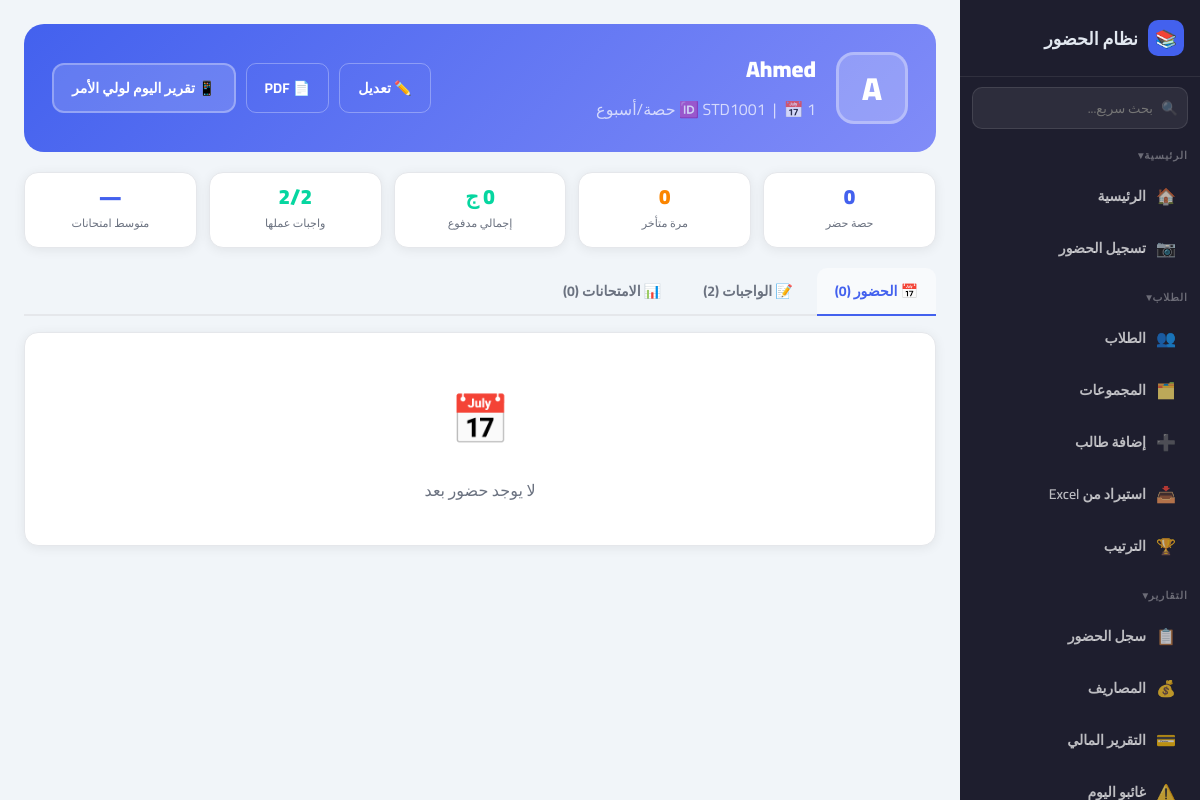
Page /student_history/STD1001 on the committed database.
### tables this page shows
CREATE TABLE students (
            id INTEGER PRIMARY KEY AUTOINCREMENT,
            name TEXT NOT NULL,
            parent_whatsapp TEXT,
            student_id TEXT NOT NULL UNIQUE
        , session_fee REAL DEFAULT 85, group_id INTEGER, notes TEXT DEFAULT "", sessions_per_week INTEGER DEFAULT 1);

### app.py (the view)
@app.route('/student_history/<student_id>')
def student_history(student_id):
    conn = sqlite3.connect('attendance.db')
    c = conn.cursor()
    c.execute('''SELECT s.id, s.name, s.student_id, s.parent_whatsapp,
        s.session_fee, s.notes, COALESCE(g.name,'—') as grp,
        s.sessions_per_week
        FROM students s LEFT JOIN groups g ON g.id=s.group_id
        WHERE s.student_id=?''', (student_id,))
    student_info = c.fetchone()
    c.execute('SELECT date, time, status FROM attendance WHERE student_id=? ORDER BY date DESC', (student_id,))
    attendance_history = c.fetchall()
    c.execute('SELECT date, done FROM homework WHERE student_id=? ORDER BY date DESC', (student_id,))
    homework_history = c.fetchall()
    c.execute('SELECT date, score, max_score FROM exams WHERE student_id=? ORDER BY date DESC', (student_id,))
    exam_history = c.fetchall()
    c.execute('SELECT COALESCE(SUM(amount),0) FROM fees WHERE student_id=?', (student_id,))
    total_paid = int(c.fetchone()[0])
    total_att  = len(attendance_history)
    late_count = sum(1 for a in attendance_history if a[2] == 'متأخر')
    hw_done    = sum(1 for h in homework_history if h[1])
    hw_total   = len(homework_history)
    ex_avg     = round(sum(r[1]/r[2]*100 for r in exam_history)/len(exam_history)) if exam_history else 0
    conn.close()
    return render_template('student_history.html',
        student_info=student_info,
        attendance_history=attendance_history,
        homework_history=homework_history,
        exam_history=exam_history,
        total_paid=total_paid,
        total_att=total_att,
        late_count=late_count,
        hw_done=hw_done, hw_total=hw_total,
        ex_avg=ex_avg)

### templates/student_history.html (shortened to what this page needs)
<!DOCTYPE html>
<html lang="ar" dir="rtl">
<head>
  <link rel="stylesheet" href="{{ url_for('static', filename='style.css') }}">
</head>
<body>
<div class="app-layout">
  {% include 'sidebar.html' %}
  <main class="main-content">
    <div class="profile-header">
      <div class="profile-avatar">{{ student_info[1][0] }}</div>
      <div class="profile-info">
        <h1>{{ student_info[1] }}</h1>
        <p style="color:rgba(255,255,255,0.7);margin:4px 0;">
          🆔 {{ student_info[2] }}
          &nbsp;|&nbsp; 📅 {{ student_info[7] or 1 }} حصة/أسبوع
        </p>
      </div>
      <div style="display:flex;gap:10px;flex-wrap:wrap;">
        <a href="/edit_student/{{ student_info[0] }}" class="btn btn-outline"
          style="border-color:rgba(255,255,255,0.3);color:white;">✏️ تعديل</a>
        <a href="/student_pdf/{{ student_info[2] }}" class="btn btn-outline"
          style="border-color:rgba(255,255,255,0.3);color:white;" target="_blank">📄 PDF</a>
        <button onclick="sendDailyReport()" id="reportBtn"
          style="padding:10px 18px;border-radius:12px;border:2px solid rgba(255,255,255,0.3);
            background:rgba(255,255,255,0.15);color:white;cursor:pointer;
            font-family:'Cairo',sans-serif;font-weight:700;font-size:0.88rem;
            transition:all 0.15s;display:flex;align-items:center;gap:6px;"
          onmouseover="this.style.background='rgba(255,255,255,0.28)'"
          onmouseout="this.style.background='rgba(255,255,255,0.15)'">
          📱 تقرير اليوم لولي الأمر
        </button>
      </div>
    </div>
    <div class="profile-stats">
      <div class="pstat-card">
        <div class="pstat-val" style="color:var(--primary);">{{ total_att }}</div>
        <div class="pstat-lbl">حصة حضر</div>
      </div>
      <div class="pstat-card">
        <div class="pstat-val" style="color:var(--warning);">{{ late_count }}</div>
        <div class="pstat-lbl">مرة متأخر</div>
      </div>
      <div class="pstat-card">
        <div class="pstat-val" style="color:var(--success);">{{ total_paid }} ج</div>
        <div class="pstat-lbl">إجمالي مدفوع</div>
      </div>
      <div class="pstat-card">
        <div class="pstat-val" style="color:#06d6a0;">
          {% if hw_total > 0 %}{{ hw_done }}/{{ hw_total }}{% else %}—{% endif %}
        </div>
        <div class="pstat-lbl">واجبات عملها</div>
      </div>
      <div class="pstat-card">
        <div class="pstat-val" style="color:var(--primary);">
          {% if ex_avg > 0 %}{{ ex_avg }}%{% else %}—{% endif %}
        </div>
        <div class="pstat-lbl">متوسط امتحانات</div>
      </div>
    </div>
    <div class="tabs-bar">
      <button class="tab-btn active" onclick="showTab('att',this)">📅 الحضور ({{ total_att }})</button>
      <button class="tab-btn"        onclick="showTab('hw',this)">📝 الواجبات ({{ hw_total }})</button>
      <button class="tab-btn"        onclick="showTab('ex',this)">📊 الامتحانات ({{ exam_history|length }})</button>
    </div>
    <div id="tab-att" class="tab-content">
      <div class="card">
        <div class="card-body" style="padding:0;">
          {% if attendance_history %}
          <table>
            <thead><tr><th>#</th><th>التاريخ</th><th>الوقت</th><th style="text-align:center;">الحالة</th></tr></thead>
            <tbody>
              {% for a in attendance_history %}
              <tr>
                <td style="color:var(--gray);">{{ loop.index }}</td>
                <td>{{ a[0] }}</td>
                <td>{{ a[1][:5] if a[1] else '—' }}</td>
                <td style="text-align:center;">
                  <span class="{% if a[2]=='متأخر' %}status-late{% else %}status-present{% endif %}">
                    {{ a[2] or 'حاضر' }}
                  </span>
                </td>
              </tr>
              {% endfor %}
            </tbody>
          </table>
          {% else %}
          <div class="empty-state"><div class="empty-icon">📅</div><p>لا يوجد حضور بعد</p></div>
          {% endif %}
        </div>
      </div>
    </div>
  </main>
</div>
</body>
</html>

### static/style.css (style rules this page uses)
:root { --primary: #4361ee; --primary-light: #818cf8; --success: #06d6a0; --danger: #ef233c; --warning: #fb8500; --dark: #1e1e2e; --gray: #6b7280; --border: #e5e7eb; --white: #ffffff; --light: #f8fafc; --sidebar-w: 240px; --card-shadow: 0 2px 12px rgba(0,0,0,0.07); --radius: 14px; --bg: #f1f5f9; --card-bg: #ffffff; --text: #1e1e2e; --topbar-bg: #ffffff; }
*, *::before, *::after { box-sizing: border-box; margin: 0; padding: 0; }
html { font-size: 16px; }
body { font-family: 'Cairo', sans-serif; background: var(--bg); color: var(--text); min-height: 100vh; transition: background 0.3s, color 0.3s; }
.app-layout { display: flex; min-height: 100vh; }
.main-content { margin-right: var(--sidebar-w); padding: 24px; flex: 1; min-width: 0; }
.card { background: var(--card-bg); border-radius: var(--radius); box-shadow: var(--card-shadow); border: 1px solid var(--border); overflow: hidden; }
.card-body { padding: 20px; }
.btn { display: inline-flex; align-items: center; gap: 6px; padding: 9px 18px; border-radius: 10px; border: none; cursor: pointer; font-family: 'Cairo', sans-serif; font-size: 0.88rem; font-weight: 700; text-decoration: none; transition: all 0.15s; white-space: nowrap; }
.btn-outline { background: transparent; color: var(--text); border: 1.5px solid var(--border); }
.empty-state { text-align: center; padding: 40px 20px; color: var(--gray); }
.empty-icon { font-size: 3rem; margin-bottom: 12px; }
.main-content { animation: fadeSlideIn 0.35s ease-out; }
.card { transition: box-shadow 0.2s, transform 0.2s; }
.btn { transition: all 0.15s; }

### templates/student_history.html (style rules this page uses)
.profile-header { display: flex; align-items: center; gap: 20px; background: linear-gradient(135deg, var(--primary), #818cf8); border-radius: 20px; padding: 24px 28px; margin-bottom: 20px; flex-wrap: wrap; color: white; }
.profile-avatar { width: 72px; height: 72px; border-radius: 18px; background: rgba(255,255,255,0.2); display: flex; align-items: center; justify-content: center; font-size: 2rem; font-weight: 900; flex-shrink: 0; border: 3px solid rgba(255,255,255,0.3); }
.profile-info { flex: 1; min-width: 180px; }
.profile-info h1 { font-size: 1.4rem; font-weight: 900; margin: 0; }
.profile-stats { display: grid; grid-template-columns: repeat(5, 1fr); gap: 12px; margin-bottom: 20px; }
.pstat-card { background: var(--card-bg); border: 1px solid var(--border); border-radius: 14px; padding: 14px; text-align: center; box-shadow: var(--card-shadow); }
.pstat-val { font-size: 1.3rem; font-weight: 900; line-height: 1; }
.pstat-lbl { font-size: 0.7rem; color: var(--gray); margin-top: 4px; }
.tabs-bar { display: flex; gap: 6px; margin-bottom: 16px; border-bottom: 2px solid var(--border); padding-bottom: 0; }
.tab-btn { background: none; border: none; cursor: pointer; font-family: 'Cairo', sans-serif; font-size: 0.88rem; font-weight: 700; color: var(--gray); padding: 10px 18px; border-radius: 10px 10px 0 0; margin-bottom: -2px; border-bottom: 2px solid transparent; transition: all 0.15s; }
.tab-btn.active { color: var(--primary); border-bottom-color: var(--primary); background: var(--light); }

### rows in the picture
students: name "A", name "Ahmed", student "STD1001"

### other values in the picture
{{ total_att }} "0"
{{ late_count }} "0"
{{ total_paid }} "0"
{{ hw_done }} "2"
{{ hw_total }} "2"
{{ exam_history|length }} "0"
